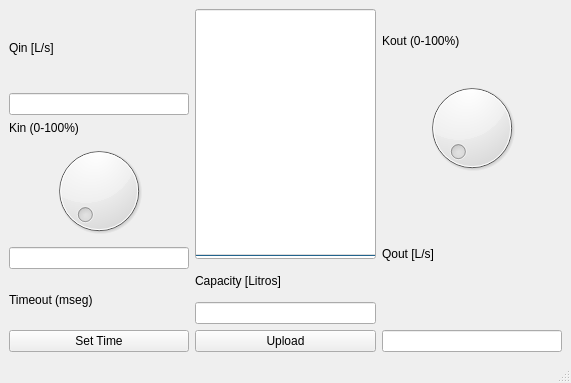
<?xml version="1.0" encoding="UTF-8"?>
<ui version="4.0">
 <class>MainWindow</class>
 <widget class="QMainWindow" name="MainWindow">
  <property name="geometry">
   <rect>
    <x>0</x>
    <y>0</y>
    <width>571</width>
    <height>383</height>
   </rect>
  </property>
  <property name="windowTitle">
   <string>MainWindow</string>
  </property>
  <widget class="QWidget" name="centralwidget">
   <layout class="QHBoxLayout" name="horizontalLayout_2">
    <item>
     <layout class="QHBoxLayout" name="horizontalLayout">
      <item>
       <layout class="QVBoxLayout" name="verticalLayout_11">
        <item>
         <layout class="QVBoxLayout" name="verticalLayout_6">
          <item>
           <widget class="QLabel" name="label_2">
            <property name="text">
             <string>Qin [L/s]</string>
            </property>
           </widget>
          </item>
          <item>
           <widget class="QLineEdit" name="Qin"/>
          </item>
         </layout>
        </item>
        <item>
         <layout class="QVBoxLayout" name="verticalLayout_3">
          <item>
           <widget class="QLabel" name="KinValor">
            <property name="text">
             <string>Kin (0-100%)</string>
            </property>
           </widget>
          </item>
          <item>
           <widget class="QDial" name="Kin"/>
          </item>
         </layout>
        </item>
        <item>
         <layout class="QVBoxLayout" name="verticalLayout_5">
          <item>
           <widget class="QLineEdit" name="newtime"/>
          </item>
          <item>
           <widget class="QLabel" name="label_5">
            <property name="text">
             <string>Timeout (mseg)</string>
            </property>
           </widget>
          </item>
          <item>
           <widget class="QPushButton" name="SetTime">
            <property name="text">
             <string>Set Time</string>
            </property>
           </widget>
          </item>
         </layout>
        </item>
       </layout>
      </item>
      <item>
       <layout class="QVBoxLayout" name="verticalLayout_13" stretch="1,0">
        <item>
         <widget class="QProgressBar" name="Tank">
          <property name="maximumSize">
           <size>
            <width>200</width>
            <height>250</height>
           </size>
          </property>
          <property name="palette">
           <palette>
            <active>
             <colorrole role="WindowText">
              <brush brushstyle="SolidPattern">
               <color alpha="255">
                <red>0</red>
                <green>0</green>
                <blue>0</blue>
               </color>
              </brush>
             </colorrole>
             <colorrole role="Button">
              <brush brushstyle="SolidPattern">
               <color alpha="255">
                <red>170</red>
                <green>0</green>
                <blue>0</blue>
               </color>
              </brush>
             </colorrole>
             <colorrole role="Light">
              <brush brushstyle="SolidPattern">
               <color alpha="255">
                <red>255</red>
                <green>0</green>
                <blue>0</blue>
               </color>
              </brush>
             </colorrole>
             <colorrole role="Midlight">
              <brush brushstyle="SolidPattern">
               <color alpha="255">
                <red>212</red>
                <green>0</green>
                <blue>0</blue>
               </color>
              </brush>
             </colorrole>
             <colorrole role="Dark">
              <brush brushstyle="SolidPattern">
               <color alpha="255">
                <red>85</red>
                <green>0</green>
                <blue>0</blue>
               </color>
              </brush>
             </colorrole>
             <colorrole role="Mid">
              <brush brushstyle="SolidPattern">
               <color alpha="255">
                <red>113</red>
                <green>0</green>
                <blue>0</blue>
               </color>
              </brush>
             </colorrole>
             <colorrole role="Text">
              <brush brushstyle="SolidPattern">
               <color alpha="255">
                <red>0</red>
                <green>0</green>
                <blue>0</blue>
               </color>
              </brush>
             </colorrole>
             <colorrole role="BrightText">
              <brush brushstyle="SolidPattern">
               <color alpha="255">
                <red>255</red>
                <green>255</green>
                <blue>255</blue>
               </color>
              </brush>
             </colorrole>
             <colorrole role="ButtonText">
              <brush brushstyle="SolidPattern">
               <color alpha="255">
                <red>0</red>
                <green>0</green>
                <blue>0</blue>
               </color>
              </brush>
             </colorrole>
             <colorrole role="Base">
              <brush brushstyle="SolidPattern">
               <color alpha="255">
                <red>255</red>
                <green>255</green>
                <blue>255</blue>
               </color>
              </brush>
             </colorrole>
             <colorrole role="Window">
              <brush brushstyle="SolidPattern">
               <color alpha="255">
                <red>170</red>
                <green>0</green>
                <blue>0</blue>
               </color>
              </brush>
             </colorrole>
             <colorrole role="Shadow">
              <brush brushstyle="SolidPattern">
               <color alpha="255">
                <red>0</red>
                <green>0</green>
                <blue>0</blue>
               </color>
              </brush>
             </colorrole>
             <colorrole role="AlternateBase">
              <brush brushstyle="SolidPattern">
               <color alpha="255">
                <red>212</red>
                <green>127</green>
                <blue>127</blue>
               </color>
              </brush>
             </colorrole>
             <colorrole role="ToolTipBase">
              <brush brushstyle="SolidPattern">
               <color alpha="255">
                <red>255</red>
                <green>255</green>
                <blue>220</blue>
               </color>
              </brush>
             </colorrole>
             <colorrole role="ToolTipText">
              <brush brushstyle="SolidPattern">
               <color alpha="255">
                <red>0</red>
                <green>0</green>
                <blue>0</blue>
               </color>
              </brush>
             </colorrole>
             <colorrole role="PlaceholderText">
              <brush brushstyle="SolidPattern">
               <color alpha="127">
                <red>0</red>
                <green>0</green>
                <blue>0</blue>
               </color>
              </brush>
             </colorrole>
            </active>
            <inactive>
             <colorrole role="WindowText">
              <brush brushstyle="SolidPattern">
               <color alpha="255">
                <red>0</red>
                <green>0</green>
                <blue>0</blue>
               </color>
              </brush>
             </colorrole>
             <colorrole role="Button">
              <brush brushstyle="SolidPattern">
               <color alpha="255">
                <red>240</red>
                <green>240</green>
                <blue>240</blue>
               </color>
              </brush>
             </colorrole>
             <colorrole role="Light">
              <brush brushstyle="SolidPattern">
               <color alpha="255">
                <red>255</red>
                <green>255</green>
                <blue>255</blue>
               </color>
              </brush>
             </colorrole>
             <colorrole role="Midlight">
              <brush brushstyle="SolidPattern">
               <color alpha="255">
                <red>227</red>
                <green>227</green>
                <blue>227</blue>
               </color>
              </brush>
             </colorrole>
             <colorrole role="Dark">
              <brush brushstyle="SolidPattern">
               <color alpha="255">
                <red>160</red>
                <green>160</green>
                <blue>160</blue>
               </color>
              </brush>
             </colorrole>
             <colorrole role="Mid">
              <brush brushstyle="SolidPattern">
               <color alpha="255">
                <red>160</red>
                <green>160</green>
                <blue>160</blue>
               </color>
              </brush>
             </colorrole>
             <colorrole role="Text">
              <brush brushstyle="SolidPattern">
               <color alpha="255">
                <red>0</red>
                <green>0</green>
                <blue>0</blue>
               </color>
              </brush>
             </colorrole>
             <colorrole role="BrightText">
              <brush brushstyle="SolidPattern">
               <color alpha="255">
                <red>255</red>
                <green>255</green>
                <blue>255</blue>
               </color>
              </brush>
             </colorrole>
             <colorrole role="ButtonText">
              <brush brushstyle="SolidPattern">
               <color alpha="255">
                <red>0</red>
                <green>0</green>
                <blue>0</blue>
               </color>
              </brush>
             </colorrole>
             <colorrole role="Base">
              <brush brushstyle="SolidPattern">
               <color alpha="255">
                <red>255</red>
                <green>255</green>
                <blue>255</blue>
               </color>
              </brush>
             </colorrole>
             <colorrole role="Window">
              <brush brushstyle="SolidPattern">
               <color alpha="255">
                <red>240</red>
                <green>240</green>
                <blue>240</blue>
               </color>
              </brush>
             </colorrole>
             <colorrole role="Shadow">
              <brush brushstyle="SolidPattern">
               <color alpha="255">
                <red>105</red>
                <green>105</green>
                <blue>105</blue>
               </color>
              </brush>
             </colorrole>
             <colorrole role="AlternateBase">
              <brush brushstyle="SolidPattern">
               <color alpha="255">
                <red>245</red>
                <green>245</green>
                <blue>245</blue>
               </color>
              </brush>
             </colorrole>
             <colorrole role="ToolTipBase">
              <brush brushstyle="SolidPattern">
               <color alpha="255">
                <red>255</red>
                <green>255</green>
                <blue>220</blue>
               </color>
              </brush>
             </colorrole>
             <colorrole role="ToolTipText">
              <brush brushstyle="SolidPattern">
               <color alpha="255">
                <red>0</red>
                <green>0</green>
                <blue>0</blue>
               </color>
              </brush>
             </colorrole>
             <colorrole role="PlaceholderText">
              <brush brushstyle="SolidPattern">
               <color alpha="128">
                <red>0</red>
                <green>0</green>
                <blue>0</blue>
               </color>
              </brush>
             </colorrole>
            </inactive>
            <disabled>
             <colorrole role="WindowText">
              <brush brushstyle="SolidPattern">
               <color alpha="255">
                <red>85</red>
                <green>0</green>
                <blue>0</blue>
               </color>
              </brush>
             </colorrole>
             <colorrole role="Button">
              <brush brushstyle="SolidPattern">
               <color alpha="255">
                <red>170</red>
                <green>0</green>
                <blue>0</blue>
               </color>
              </brush>
             </colorrole>
             <colorrole role="Light">
              <brush brushstyle="SolidPattern">
               <color alpha="255">
                <red>255</red>
                <green>0</green>
                <blue>0</blue>
               </color>
              </brush>
             </colorrole>
             <colorrole role="Midlight">
              <brush brushstyle="SolidPattern">
               <color alpha="255">
                <red>212</red>
                <green>0</green>
                <blue>0</blue>
               </color>
              </brush>
             </colorrole>
             <colorrole role="Dark">
              <brush brushstyle="SolidPattern">
               <color alpha="255">
                <red>85</red>
                <green>0</green>
                <blue>0</blue>
               </color>
              </brush>
             </colorrole>
             <colorrole role="Mid">
              <brush brushstyle="SolidPattern">
               <color alpha="255">
                <red>113</red>
                <green>0</green>
                <blue>0</blue>
               </color>
              </brush>
             </colorrole>
             <colorrole role="Text">
              <brush brushstyle="SolidPattern">
               <color alpha="255">
                <red>85</red>
                <green>0</green>
                <blue>0</blue>
               </color>
              </brush>
             </colorrole>
             <colorrole role="BrightText">
              <brush brushstyle="SolidPattern">
               <color alpha="255">
                <red>255</red>
                <green>255</green>
                <blue>255</blue>
               </color>
              </brush>
             </colorrole>
             <colorrole role="ButtonText">
              <brush brushstyle="SolidPattern">
               <color alpha="255">
                <red>85</red>
                <green>0</green>
                <blue>0</blue>
               </color>
              </brush>
             </colorrole>
             <colorrole role="Base">
              <brush brushstyle="SolidPattern">
               <color alpha="255">
                <red>170</red>
                <green>0</green>
                <blue>0</blue>
               </color>
              </brush>
             </colorrole>
             <colorrole role="Window">
              <brush brushstyle="SolidPattern">
               <color alpha="255">
                <red>170</red>
                <green>0</green>
                <blue>0</blue>
               </color>
              </brush>
             </colorrole>
             <colorrole role="Shadow">
              <brush brushstyle="SolidPattern">
               <color alpha="255">
                <red>0</red>
                <green>0</green>
                <blue>0</blue>
               </color>
              </brush>
             </colorrole>
             <colorrole role="AlternateBase">
              <brush brushstyle="SolidPattern">
               <color alpha="255">
                <red>245</red>
                <green>245</green>
                <blue>245</blue>
               </color>
              </brush>
             </colorrole>
             <colorrole role="ToolTipBase">
              <brush brushstyle="SolidPattern">
               <color alpha="255">
                <red>255</red>
                <green>255</green>
                <blue>220</blue>
               </color>
              </brush>
             </colorrole>
             <colorrole role="ToolTipText">
              <brush brushstyle="SolidPattern">
               <color alpha="255">
                <red>0</red>
                <green>0</green>
                <blue>0</blue>
               </color>
              </brush>
             </colorrole>
             <colorrole role="PlaceholderText">
              <brush brushstyle="SolidPattern">
               <color alpha="128">
                <red>0</red>
                <green>0</green>
                <blue>0</blue>
               </color>
              </brush>
             </colorrole>
            </disabled>
           </palette>
          </property>
          <property name="maximum">
           <number>100</number>
          </property>
          <property name="value">
           <number>0</number>
          </property>
          <property name="textVisible">
           <bool>false</bool>
          </property>
          <property name="orientation">
           <enum>Qt::Vertical</enum>
          </property>
         </widget>
        </item>
        <item>
         <layout class="QVBoxLayout" name="verticalLayout_12">
          <item>
           <layout class="QVBoxLayout" name="verticalLayout_4">
            <item>
             <widget class="QLabel" name="label_6">
              <property name="text">
               <string>Capacity [Litros]</string>
              </property>
             </widget>
            </item>
            <item>
             <widget class="QLineEdit" name="TankCapacity"/>
            </item>
           </layout>
          </item>
          <item>
           <widget class="QPushButton" name="MaxBtm">
            <property name="text">
             <string>Upload</string>
            </property>
           </widget>
          </item>
         </layout>
        </item>
       </layout>
      </item>
      <item>
       <layout class="QVBoxLayout" name="verticalLayout_7">
        <item>
         <layout class="QVBoxLayout" name="verticalLayout_2">
          <item>
           <widget class="QLabel" name="KOUTSVAL">
            <property name="text">
             <string>Kout (0-100%)</string>
            </property>
           </widget>
          </item>
          <item>
           <widget class="QDial" name="Kout"/>
          </item>
         </layout>
        </item>
        <item>
         <layout class="QVBoxLayout" name="verticalLayout">
          <item>
           <widget class="QLabel" name="label">
            <property name="text">
             <string>Qout [L/s]</string>
            </property>
           </widget>
          </item>
          <item>
           <widget class="QLineEdit" name="Qout"/>
          </item>
         </layout>
        </item>
       </layout>
      </item>
     </layout>
    </item>
   </layout>
  </widget>
  <widget class="QMenuBar" name="menubar">
   <property name="geometry">
    <rect>
     <x>0</x>
     <y>0</y>
     <width>571</width>
     <height>22</height>
    </rect>
   </property>
  </widget>
  <widget class="QStatusBar" name="statusbar"/>
 </widget>
 <resources/>
 <connections/>
</ui>
